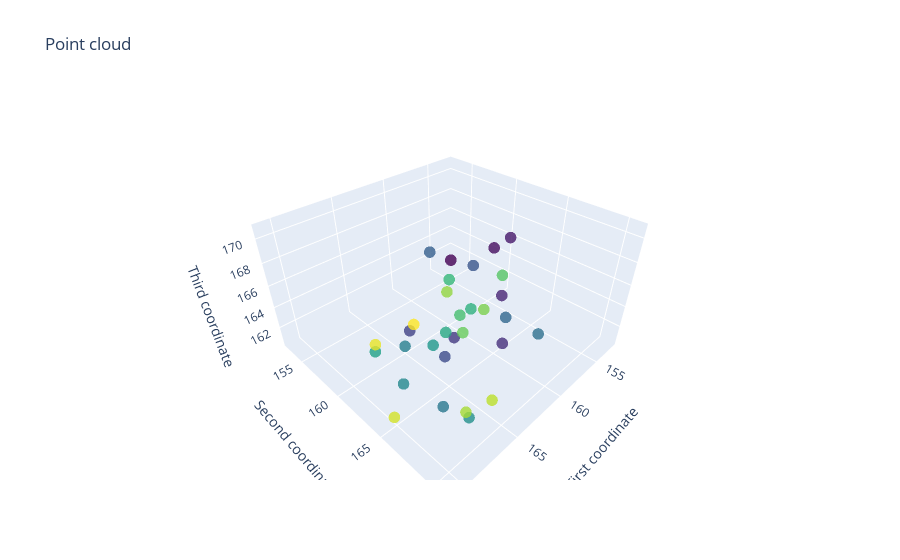

The notebook cell saved with this chart:
### Markdown cell above
Now that the point clouds are created, let's visualise one of them:

### Code cell
window_num = 42
point_cloud = price_embedded_windows[window_num][:, :3]
plot_point_cloud(point_cloud)

### Figure 1 — Plotly figure (JSON) as saved in the notebook; plotly's stock layout.template omitted (floating-point values rounded to 4 significant figures)
{"data": [{"marker": {"color": [0, 1, 2, 3, 4, 5, 6, 7, 8, 9, 10, 11, 12, 13, 14, 15, 16, 17, 18, 19, 20, 21, 22, 23, 24, 25, 26, 27, 28, 29, 30], "colorscale": [[0, "#440154"], [0.1111, "#482878"], [0.2222, "#3e4989"], [0.3333, "#31688e"], [0.4444, "#26828e"], [0.5556, "#1f9e89"], [0.6667, "#35b779"], [0.7778, "#6ece58"], [0.8889, "#b5de2b"], [1, "#fde725"]], "opacity": 0.8, "size": 4}, "mode": "markers", "type": "scatter3d", "x": [152.7, 153.0, 152.8, 158.8, 160.4, 164.4, 166.1, 164.9, 162.1, 164.5, 164.4, 162.7, 169.1, 170.4, 168.6, 167.1, 164.3, 168.9, 162.6, 161.7, 162.2, 164.0, 162.1, 165, 166.9, 166.2, 169.5, 166.1, 170.8, 169.9, 165.9], "y": [152.8, 158.8, 160.4, 164.4, 166.1, 164.9, 162.1, 164.5, 164.4, 162.7, 169.1, 170.4, 168.6, 167.1, 164.3, 168.9, 162.6, 161.7, 162.2, 164.0, 162.1, 165, 166.9, 166.2, 169.5, 166.1, 170.8, 169.9, 165.9, 163.4, 162.4], "z": [160.4, 164.4, 166.1, 164.9, 162.1, 164.5, 164.4, 162.7, 169.1, 170.4, 168.6, 167.1, 164.3, 168.9, 162.6, 161.7, 162.2, 164.0, 162.1, 165, 166.9, 166.2, 169.5, 166.1, 170.8, 169.9, 165.9, 163.4, 162.4, 166.3, 165.1]}], "layout": {"scene": {"xaxis": {"exponentformat": "e", "showexponent": "all", "title": {"text": "First coordinate"}, "type": "linear"}, "yaxis": {"exponentformat": "e", "showexponent": "all", "title": {"text": "Second coordinate"}, "type": "linear"}, "zaxis": {"exponentformat": "e", "showexponent": "all", "title": {"text": "Third coordinate"}, "type": "linear"}}, "title": {"text": "Point cloud"}}}
